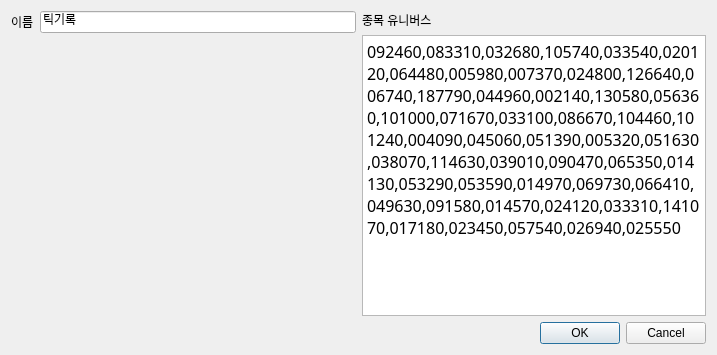
<?xml version="1.0" encoding="UTF-8"?>
<ui version="4.0">
 <class>Dialog</class>
 <widget class="QDialog" name="Dialog">
  <property name="geometry">
   <rect>
    <x>0</x>
    <y>0</y>
    <width>717</width>
    <height>355</height>
   </rect>
  </property>
  <property name="windowTitle">
   <string>TickLogger</string>
  </property>
  <layout class="QGridLayout" name="gridLayout">
   <item row="0" column="0">
    <layout class="QFormLayout" name="formLayout">
     <property name="fieldGrowthPolicy">
      <enum>QFormLayout::AllNonFixedFieldsGrow</enum>
     </property>
     <item row="0" column="0">
      <widget class="QLabel" name="label">
       <property name="text">
        <string>이름</string>
       </property>
      </widget>
     </item>
     <item row="0" column="1">
      <widget class="QLineEdit" name="lineEdit_name">
       <property name="text">
        <string>틱기록</string>
       </property>
      </widget>
     </item>
    </layout>
   </item>
   <item row="0" column="1">
    <layout class="QVBoxLayout" name="verticalLayout">
     <item>
      <widget class="QLabel" name="label_6">
       <property name="text">
        <string>종목 유니버스</string>
       </property>
      </widget>
     </item>
     <item>
      <widget class="QPlainTextEdit" name="plainTextEdit_base_price">
       <property name="font">
        <font>
         <family>나눔고딕코딩</family>
         <pointsize>12</pointsize>
        </font>
       </property>
       <property name="plainText">
        <string>092460,083310,032680,105740,033540,020120,064480,005980,007370,024800,126640,006740,187790,044960,002140,130580,056360,101000,071670,033100,086670,104460,101240,004090,045060,051390,005320,051630,038070,114630,039010,090470,065350,014130,053290,053590,014970,069730,066410,049630,091580,014570,024120,033310,141070,017180,023450,057540,026940,025550</string>
       </property>
      </widget>
     </item>
    </layout>
   </item>
   <item row="1" column="0" colspan="2">
    <widget class="QDialogButtonBox" name="buttonBox">
     <property name="orientation">
      <enum>Qt::Horizontal</enum>
     </property>
     <property name="standardButtons">
      <set>QDialogButtonBox::Cancel|QDialogButtonBox::Ok</set>
     </property>
    </widget>
   </item>
  </layout>
 </widget>
 <resources/>
 <connections>
  <connection>
   <sender>buttonBox</sender>
   <signal>accepted()</signal>
   <receiver>Dialog</receiver>
   <slot>accept()</slot>
   <hints>
    <hint type="sourcelabel">
     <x>248</x>
     <y>254</y>
    </hint>
    <hint type="destinationlabel">
     <x>157</x>
     <y>274</y>
    </hint>
   </hints>
  </connection>
  <connection>
   <sender>buttonBox</sender>
   <signal>rejected()</signal>
   <receiver>Dialog</receiver>
   <slot>reject()</slot>
   <hints>
    <hint type="sourcelabel">
     <x>316</x>
     <y>260</y>
    </hint>
    <hint type="destinationlabel">
     <x>286</x>
     <y>274</y>
    </hint>
   </hints>
  </connection>
 </connections>
</ui>
